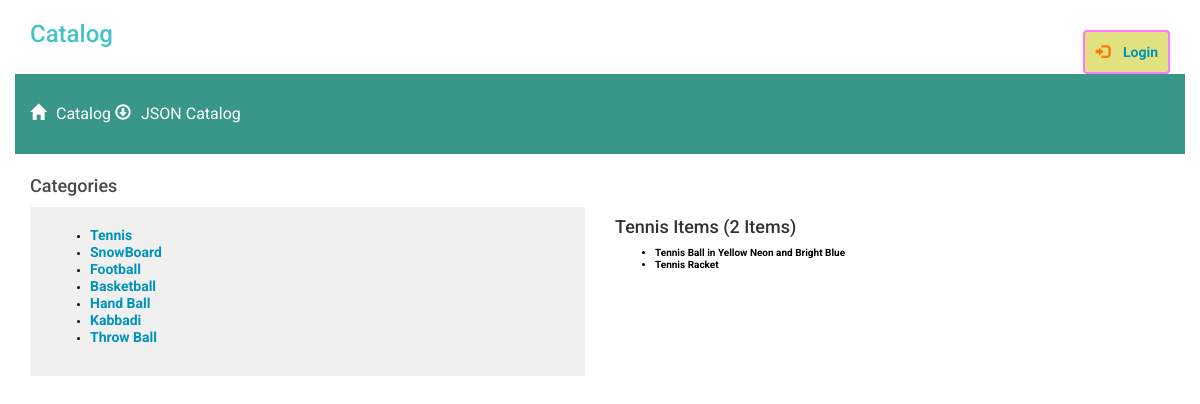
The page /catalog/1/items on the database its author committed.
### models.py (models this page shows, shortened)
class Category(Base):
    __tablename__ = 'category'
    id = Column(Integer, primary_key=True)
    name = Column(String(40),index=True)
    user_id=Column(Integer,ForeignKey('user.id'))
    user = relationship('User')

class Item(Base):
    __tablename__ = 'item'
    id = Column(Integer,primary_key=True)
    title = Column(String(50),index = True)
    Description = Column(String(2500), index = True)
    cat_id = Column(Integer,ForeignKey('category.id'))
    category = relationship('Category')
    user_id=Column(Integer,ForeignKey('user.id'))
    user = relationship('User')

### application.py (the view)
@app.route('/catalog/<int:catid>/items',methods=['GET'])
def items(catid):
    category = session.query(Category).filter_by(id = catid).one()
    categories = session.query(Category).all()
    items = session.query(Item).filter_by(cat_id=catid).all()
    catItemsCount = session.query(Item).filter_by(cat_id=catid).count()
    return render_template('items.html', \
        categories = categories, category = category, \
        items = items,catItemsCount = catItemsCount)

### templates/items.html (shortened to what this page needs)
{% extends "main.html" %}
{% block content %}
{% include "header.html" %}
	<h3>Categories</h3>
	<form action="{{url_for('items',catid = category.id)}}" method = 'get'>
	<div class="row">
		<div class="col-md-6">
			<div class="catalog-list">
					<ul>
					{% for cats in categories %}
					<li>
						<a href ="{{url_for('items',catid=cats.id)}}" class="hover" > {{cats.name}} </a>
					</li>
					{% endfor %}
					</ul>
				</form>
			</div>
		<div class="col-md-6">
			<h4>{{category.name}} Items ({{catItemsCount}} Items)</h4>
			<div class="category-list">
					<div class = 'pane'>
					<ul>
					{% for i in items %}
							<li>
								{%if 'username' in session %}
										<a href ="{{url_for('viewItem',catid= category.id, itemid =i.id)}}"> {{i.title}} </a>
								{% else %}
									{{i.title}}
								{% endif %}
							<br/>
							</li>
					{% endfor %}
					</ul>
			</div>
		</div>
	</div>
{% endblock %}

### static/styles.css (style rules this page uses)
* { font-family: "Helvetica Neue Bold", Roboto, Helvetica, Arial, sans-serif; font-weight: 700; }
h3 { font-size: 18px; color: #4A4A4A; line-height: 23px; }
a { font-size: 14px; color: #0093B9; line-height: 17px; }
ul { font-size: 14px; color: #009839; line-height: 17px; }
li { font-size: 10px; color: #020202; line-height: 12px; }
.catalog-list { background-color: #F0F0F0; padding: 20px; }

### rows shown on the page
Category: name "Tennis"
Category: name "SnowBoard"
Category: name "Football"
Category: name "Basketball"
Category: name "Hand Ball"
Category: name "Kabbadi"
Category: name "Throw Ball"
Item: title "Tennis Ball in Yellow Neon and Bright Blue"
Item: title "Tennis Racket"

### other values the page prints
{{ catItemsCount }} "2"
